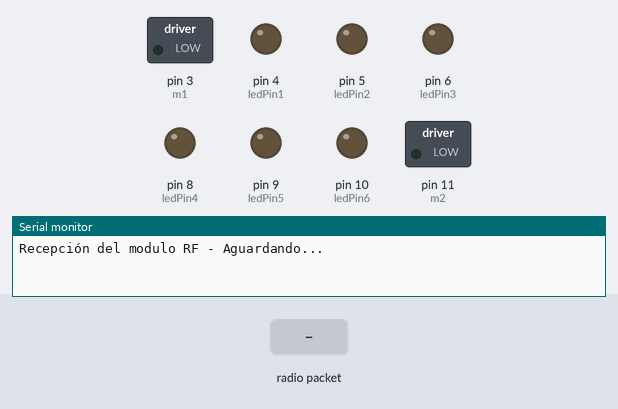
The sketch below on a simulated Arduino Uno, built with avr-gcc and run on an emulated ATmega328P. On the bench: switched loads named in the sketch (green lamp = pin HIGH), output pins drawn as LEDs (lit = HIGH), the last lines printed to the serial monitor. The inputs (shaded band) are chosen by the test bench. No radio packets arrive unless stated.

Above: at 1.2 s.
1.3 s: radio packet "90" arrives
At 2.1 s:
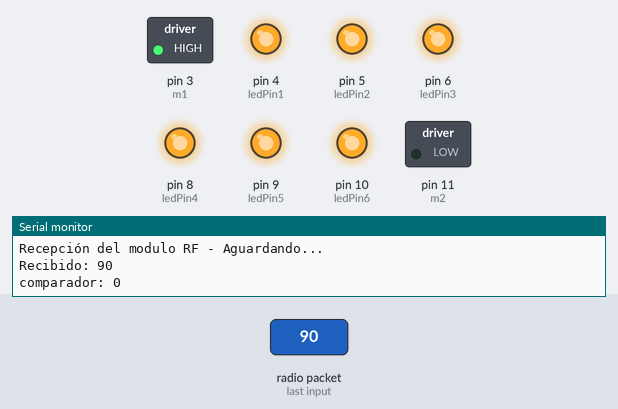
Timing chart, 0 to 4.3 s (numbered marks = the images above; inputs shaded):
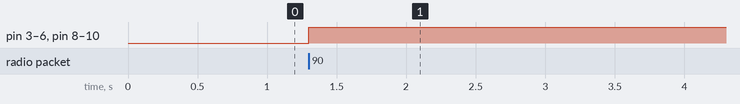

The sketch:

Prometeo_v1.ino
```cpp
// Proyecto Prometeo version 0.1 ( motor y leds en forma precisa)
#include <VirtualWire.h>

// Motor
byte m1 = 3;
byte m2 = 11;

// leds
const int ledPin1  = 4;
const int ledPin2  = 5;
const int ledPin3  = 6;
const int ledPin4  = 8;
const int ledPin5 = 9;
const int ledPin6  = 10;

// estas son variables para controlar nuestros motores
int val;


int valor_recibido_RF; // lee nuestro valor leido por el arduino
char recibido_RF_char[4]; //guarda el valor
int comparador;

void setup()
{
  Serial.begin(9600);

  pinMode(ledPin1, OUTPUT);
  pinMode(ledPin2, OUTPUT);
  pinMode(ledPin3, OUTPUT);
  pinMode(ledPin4, OUTPUT);
  pinMode(ledPin5, OUTPUT);
  pinMode(ledPin6, OUTPUT);

  // pin del driver
  pinMode(m1, OUTPUT);
  pinMode(m2, OUTPUT);

  //Pin ligado al pin DATA del receptor RF
  vw_set_rx_pin(7);

  //Velocidad de comunicación (bits por segundo)
  vw_setup(1000);

  //Inicia a recepción
  vw_rx_start();
  Serial.println("Recepción del modulo RF - Aguardando...");
}

void loop()
{
    comparador = valor_recibido_RF;
  uint8_t buf[VW_MAX_MESSAGE_LEN];
  uint8_t buflen = VW_MAX_MESSAGE_LEN;


  if (vw_get_message(buf, &buflen))
  {
    int i;
    for (i = 0; i < buflen; i++)
    {
      //ordena los caracteres recibidos
      recibido_RF_char[i] = char(buf[i]);
    }
    recibido_RF_char[buflen] = '\0';

    //Convierte el valor recibido en integer
    valor_recibido_RF = atoi(recibido_RF_char);

    //Muestra en monitor el valor recibido
    Serial.print("Recibido: ");
    Serial.println(valor_recibido_RF);
    Serial.print("comparador: ");
    Serial.println(comparador);


    // si el nivel de atencion es mayor o igual a 50 el carrito se movera
    // sino no, apaga motores
    if (valor_recibido_RF >= 20)
    {
      val = map(valor_recibido_RF, 20, 100, 100, 255);

      if (valor_recibido_RF < 20) {
        digitalWrite(ledPin1, LOW);
        digitalWrite(ledPin2, LOW);
        digitalWrite(ledPin3, LOW);
        digitalWrite(ledPin4, LOW);
        digitalWrite(ledPin5, LOW);
        digitalWrite(ledPin6, LOW);
        digitalWrite(m1,  LOW);
        digitalWrite(m2, LOW);
      }
      if (comparador < valor_recibido_RF ) {

        if (valor_recibido_RF >= 25) {
        digitalWrite(ledPin1, HIGH);
        digitalWrite(ledPin2, LOW);
        digitalWrite(ledPin3, LOW);
        digitalWrite(ledPin4, LOW);
        digitalWrite(ledPin5, LOW);
        digitalWrite(ledPin6, LOW);
        digitalWrite(m1,  HIGH);
        digitalWrite(m2, LOW);
        }
        if (valor_recibido_RF >= 35) {
        digitalWrite(ledPin1, HIGH);
        digitalWrite(ledPin2, HIGH);
        digitalWrite(ledPin3, LOW);
        digitalWrite(ledPin4, LOW);
        digitalWrite(ledPin5, LOW);
        digitalWrite(ledPin6, LOW);
        digitalWrite(m1,  HIGH);
        digitalWrite(m2, LOW);
        }
        if (valor_recibido_RF >= 45) {
        digitalWrite(ledPin1, HIGH);
        digitalWrite(ledPin2, HIGH);
        digitalWrite(ledPin3, HIGH);
        digitalWrite(ledPin4, LOW);
        digitalWrite(ledPin5, LOW);
        digitalWrite(ledPin6, LOW);
        digitalWrite(m1,  HIGH);
        digitalWrite(m2, LOW);
        }
        if (valor_recibido_RF >= 55) {
        digitalWrite(ledPin1, HIGH);
        digitalWrite(ledPin2, HIGH);
        digitalWrite(ledPin3, HIGH);
        digitalWrite(ledPin4, HIGH);
        digitalWrite(ledPin5, LOW);
        digitalWrite(ledPin6, LOW);
        digitalWrite(m1,  HIGH);
        digitalWrite(m2, LOW);
        }
        if (valor_recibido_RF >= 65) {
        digitalWrite(ledPin1, HIGH);
        digitalWrite(ledPin2, HIGH);
        digitalWrite(ledPin3, HIGH);
        digitalWrite(ledPin4, HIGH);
        digitalWrite(ledPin5, HIGH);
        digitalWrite(ledPin6, LOW);
        digitalWrite(m1,  HIGH);
        digitalWrite(m2, LOW);
        }
        if (valor_recibido_RF >= 75) {
        digitalWrite(ledPin1, HIGH);
        digitalWrite(ledPin2, HIGH);
        digitalWrite(ledPin3, HIGH);
        digitalWrite(ledPin4, HIGH);
        digitalWrite(ledPin5, HIGH);
        digitalWrite(ledPin6, HIGH);
        digitalWrite(m1,  HIGH);
        digitalWrite(m2, LOW);
        }
      }
       else if (comparador > valor_recibido_RF) {

        if (valor_recibido_RF <= 25) {
        digitalWrite(ledPin1, HIGH);
        digitalWrite(ledPin2, LOW);
        digitalWrite(ledPin3, LOW);
        digitalWrite(ledPin4, LOW);
        digitalWrite(ledPin5, LOW);
        digitalWrite(ledPin6, LOW);
        digitalWrite(m1,  LOW);
        digitalWrite(m2, HIGH);
        }
        if (valor_recibido_RF <= 35) {
        digitalWrite(ledPin1, HIGH);
        digitalWrite(ledPin2, HIGH);
        digitalWrite(ledPin3, LOW);
        digitalWrite(ledPin4, LOW);
        digitalWrite(ledPin5, LOW);
        digitalWrite(ledPin6, LOW);
        digitalWrite(m1,  LOW);
        digitalWrite(m2, HIGH);
        }
        if (valor_recibido_RF <= 45) {
        digitalWrite(ledPin1, HIGH);
        digitalWrite(ledPin2, HIGH);
        digitalWrite(ledPin3, HIGH);
        digitalWrite(ledPin4, LOW);
        digitalWrite(ledPin5, LOW);
        digitalWrite(ledPin6, LOW);
        digitalWrite(m1,  LOW);
        digitalWrite(m2, HIGH);
        }
        if (valor_recibido_RF <= 55) {
        digitalWrite(ledPin1, HIGH);
        digitalWrite(ledPin2, HIGH);
        digitalWrite(ledPin3, HIGH);
        digitalWrite(ledPin4, HIGH);
        digitalWrite(ledPin5, LOW);
        digitalWrite(ledPin6, LOW);
        digitalWrite(m1,  LOW);
        digitalWrite(m2, HIGH);
        }
        if (valor_recibido_RF <= 65) {
        digitalWrite(ledPin1, HIGH);
        digitalWrite(ledPin2, HIGH);
        digitalWrite(ledPin3, HIGH);
        digitalWrite(ledPin4, HIGH);
        digitalWrite(ledPin5, HIGH);
        digitalWrite(ledPin6, LOW);
        digitalWrite(m1,  LOW);
        digitalWrite(m2, HIGH);
        }
        if (valor_recibido_RF <= 75) {
        digitalWrite(ledPin1, HIGH);
        digitalWrite(ledPin2, HIGH);
        digitalWrite(ledPin3, HIGH);
        digitalWrite(ledPin4, HIGH);
        digitalWrite(ledPin5, HIGH);
        digitalWrite(ledPin6, HIGH);
        digitalWrite(m1,  LOW);
        digitalWrite(m2, HIGH);
        }
    }

  }
  delay(100);
  }
}
```

Measured:
- after the input at 1.3 s, pin 3 (m1), pin 4 (ledPin1), pin 5 (ledPin2), pin 6 (ledPin3), pin 8 (ledPin4), pin 9 (ledPin5), pin 10 (ledPin6): LOW → HIGH at once
